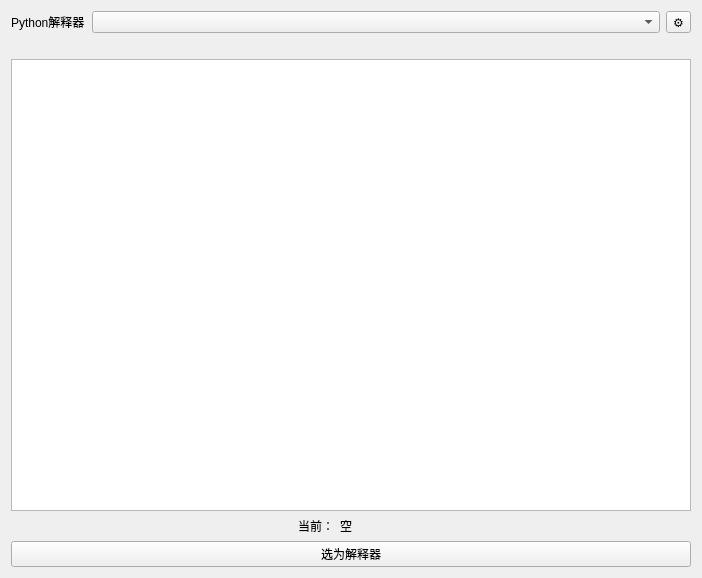
<?xml version="1.0" encoding="UTF-8"?>
<ui version="4.0">
 <class>Form</class>
 <widget class="QWidget" name="Form">
  <property name="geometry">
   <rect>
    <x>0</x>
    <y>0</y>
    <width>702</width>
    <height>578</height>
   </rect>
  </property>
  <property name="windowTitle">
   <string>Python路径</string>
  </property>
  <layout class="QVBoxLayout" name="verticalLayout">
   <item>
    <layout class="QHBoxLayout" name="horizontalLayout_3" stretch="0,9,0">
     <item>
      <widget class="QLabel" name="label">
       <property name="text">
        <string>Python解释器</string>
       </property>
      </widget>
     </item>
     <item>
      <widget class="QComboBox" name="py_box"/>
     </item>
     <item>
      <widget class="QToolButton" name="py_setting_btn">
       <property name="text">
        <string>⚙</string>
       </property>
      </widget>
     </item>
    </layout>
   </item>
   <item>
    <widget class="QLabel" name="path">
     <property name="text">
      <string/>
     </property>
    </widget>
   </item>
   <item>
    <widget class="QListWidget" name="pip_list"/>
   </item>
   <item>
    <layout class="QHBoxLayout" name="horizontalLayout" stretch="4,0,5">
     <item>
      <widget class="QLabel" name="app_name">
       <property name="text">
        <string/>
       </property>
      </widget>
     </item>
     <item>
      <widget class="QLabel" name="label_3">
       <property name="text">
        <string>当前：</string>
       </property>
      </widget>
     </item>
     <item>
      <widget class="QLabel" name="cur_py">
       <property name="text">
        <string>空</string>
       </property>
      </widget>
     </item>
    </layout>
   </item>
   <item>
    <widget class="QPushButton" name="set_app_py">
     <property name="text">
      <string>选为解释器</string>
     </property>
    </widget>
   </item>
  </layout>
 </widget>
 <resources/>
 <connections/>
</ui>
